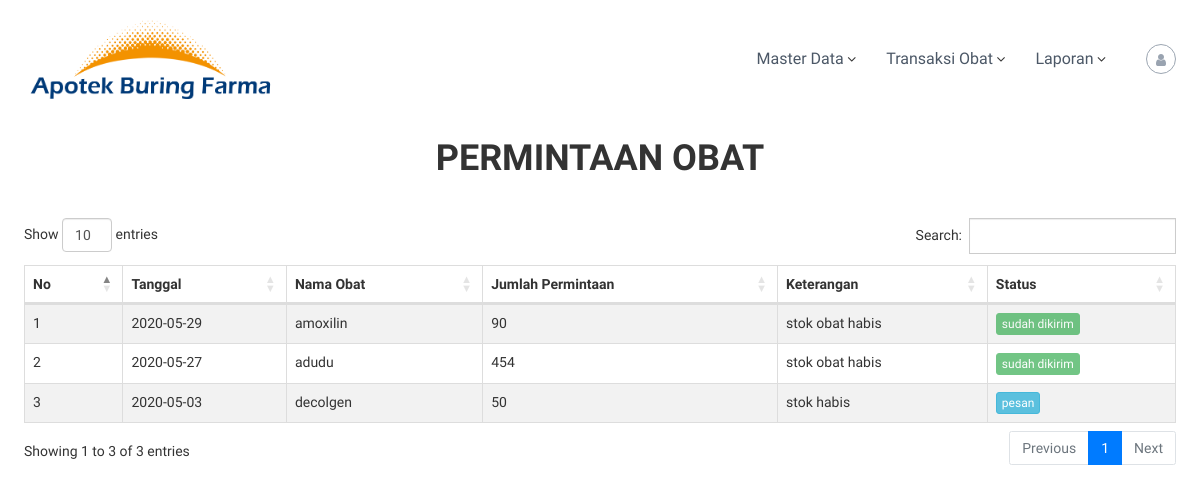
Screenshot of /view/trans_permintaan_obat.php (signed in) with the database file from the repository.
### tables this page shows
CREATE TABLE `permintaan_obat` (
  `id` int(10) NOT NULL,
  `tanggal` varchar(12) NOT NULL,
  `nama_obat` varchar(255) NOT NULL,
  `jumlah_permintaan` int(10) NOT NULL,
  `keterangan` text NOT NULL,
  `status` varchar(15) NOT NULL
);

### view/trans_permintaan_obat.php (the view, shortened to what this page needs)
<!DOCTYPE html>
<html lang="id-ID">
<head>
    <link href="//maxcdn.bootstrapcdn.com/font-awesome/4.1.0/css/font-awesome.min.css" rel="stylesheet">
    <link rel='stylesheet' id='font-awesome-css'  href="../assets/css/font-awesome.min.css" type='text/css' media='' />
    <link rel='stylesheet' id='flash-style-css'  href="../assets/css/style.css" type='text/css' media='all' />
    <link rel='stylesheet' id='responsive-css'  href="../assets/css/responsive.min.css" type='text/css' media='' />
    <link rel='stylesheet'  href="https://cdnjs.cloudflare.com/ajax/libs/twitter-bootstrap/4.1.3/css/bootstrap.css" type='text/css' media='' />
    <link rel='stylesheet'  href="https://cdn.datatables.net/1.10.20/css/dataTables.bootstrap4.min.css" type='text/css' media='' />
    <link rel="stylesheet" href="https://maxcdn.bootstrapcdn.com/bootstrap/3.4.1/css/bootstrap.min.css">
</head>
<body class="post-template-default single single-post postid-112 single-format-standard wp-custom-logo  left-logo-right-menu right-sidebar">
<div id="page" class="site">
    <header id="masthead" class="site-header" role="banner">
        <div class="header-bottom">
            <div class="tg-container">
                <div class="logo">
                    <figure class="logo-image">
                        <a href="/apotek" class="custom-logo-link" rel="home">
                            <img width="250" height="90" src="../assets/img/logo.png" class="custom-logo" alt="Aplikasi Apotek Terbaik Inofarma 2.0" srcset="../assets/img/logo.png 350w, ../assets/img/logo.png 300w" sizes="(max-width: 350px) 100vw, 350px" />
                        </a>
                    </figure>
                </div>
                <div class="site-navigation-wrapper">
                    <nav id="site-navigation" class="main-navigation" role="navigation">
                        <div class="menu-blog-inofarma-container">
                            <ul id="primary-menu" class="menu">
                                <?php if($_SESSION['jabatan']=="Administrator"){
                                echo "<li id='menu-item-70' class='menu-item-has-children menu-item menu-item-type-custom menu-item-object-custom menu-item-70'><a href='#'>Master Data</a>
                                    <ul id='sub-menu' class='sub-menu'>
                                        <li class='menu-item'><a href='master_user.php'>Master User</a></li>
                                        <li class='menu-item'><a href='master_suplier.php'>Master Suplier</a></li>
                                        <li class='menu-item'><a href='master_obat.php'>Master Obat</a></li>
                                    </ul>
                                </li>";}
                                if($_SESSION['jabatan']=="Administrator" || $_SESSION['jabatan']=="Operator Gudang"){
                                echo "<li id='menu-item-70' class='menu-item-has-children menu-item menu-item-type-custom menu-item-object-custom menu-item-70'><a href='#''>Transaksi Obat</a>
                                    <ul id='sub-menu' class='sub-menu'>";
                                    echo "</ul>
                                </li>";
                                }
                                if($_SESSION['jabatan']=="Administrator" || $_SESSION['jabatan']=="Pemilik"){
                                echo "<li id='menu-item-70' class='menu-item-has-children menu-item menu-item-type-custom menu-item-object-custom menu-item-70'><a href='#'>Laporan</a>
                                    <ul id='sub-menu' class='sub-menu'>
                                        <li class='menu-item'><a href='laporan_obat_keluar.php'>Laporan Obat Keluar
                                        </a></li>
                                    </ul>
                                </li>";}
                            echo "</ul>";
                            ?>
                        </div>
                    </nav>
                </div>
                <div class="header-action-container">
                    <div class="search-wrap">
                        <div class="search-icon">
                            <i class="fa fa-user"></i>
                        </div>
                    </div>
                </div>
            </div>
        </div>
    </header>
    <div id="content" class="site-content">
        <h1 style="text-align:center; font-weight: bold; padding-bottom: 30px;">PERMINTAAN OBAT</h1>
        <div class="tg-container">
            <table id="example" class="table table-striped table-bordered" style="width:100%">
                <thead>
                    <tr>
                        <th>No</th>
                        <th>Tanggal</th>
                        <th>Nama Obat</th>
                        <th>Jumlah Permintaan</th>
                        <th>Keterangan</th>
                        <th>Status</th>
                    </tr>
                </thead>
                <tbody>
                    <?php
                        include '../koneksi/conn.php';
                        $no = 1;
                        $data = mysqli_query($koneksi,"select * from permintaan_obat");
                        while($d = mysqli_fetch_array($data)){
                    ?>
                    <tr>
                        <td><?php echo $no++; ?></td>
                        <td><?php echo $d['tanggal']; ?></td>
                        <td><?php echo $d['nama_obat']; ?></td>
                        <td><?php echo $d['jumlah_permintaan']; ?></td>
                        <td><?php echo $d['keterangan']; ?></td>
                        <td><button type="button" class="btn btn-<?php if ($d['status']=="sudah dikirim") echo 'success'; else echo 'info';?> btn-xs" data-toggle="modal" data-target="#kirim<?php echo $d['id']; ?>" <?php if ($d['status']=="sudah dikirim") echo 'disabled'; ?>><?php if ($d['status']=="sudah dikirim") echo 'sudah dikirim'; else echo 'pesan';?></button>
                        </td>
                    </tr>
                    <?php
                    }
                    ?>
                </tbody>
            </table>
        </div>
    </div>
</body>
</html>

### view/trans_permintaan_obat.php (style rules this page uses)
body { font-family:Comfortaa, "Comic Sans MS", cursive, sans-serif;font-weight:300; }

### rows the page displays
permintaan_obat: tanggal "2020-05-29", nama_obat "amoxilin", jumlah_permintaan "90", keterangan "stok obat habis", status "sudah dikirim"
permintaan_obat: tanggal "2020-05-27", nama_obat "adudu", jumlah_permintaan "454", keterangan "stok obat habis", status "sudah dikirim"
permintaan_obat: tanggal "2020-05-03", nama_obat "decolgen", jumlah_permintaan "50", keterangan "stok habis", status "pesan"
